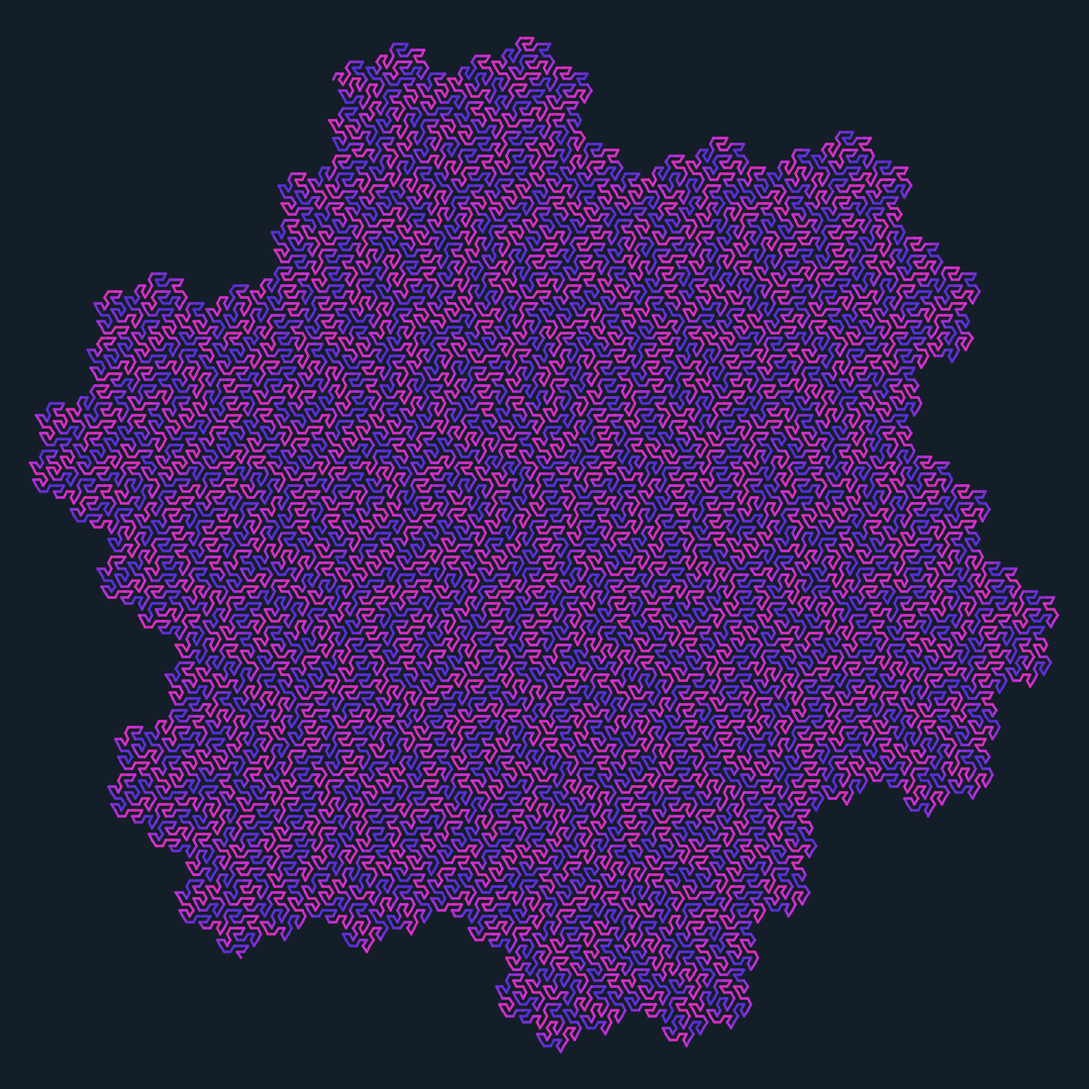
Frame 1 (no input)
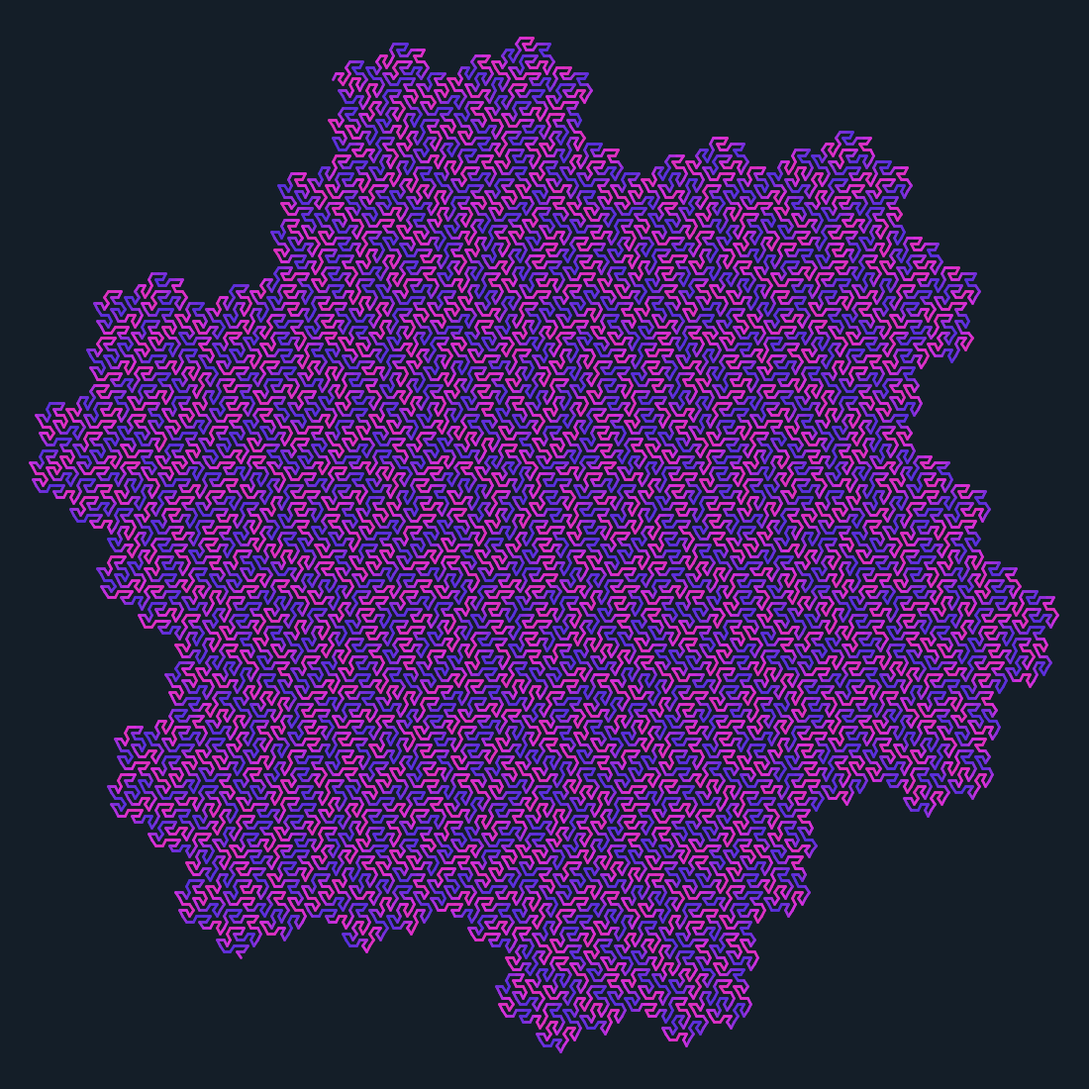
Frame 2 (the mouse pressed at the canvas centre, redrawn once)

The Processing sketch that drew these frames (run headless with seeded random() and noise(); the mouse was pressed at the canvas centre and the sketch redrawn once):

// Processing sketch: day08
// ── day08.pde
char[] instructions;

String ruleA = "A+BF++BF-FA--FAFA-BF+";
String ruleB = "-FA+BFBF++BF+FA--FA-B";

int n = 5;

void setup() {
	size(1100, 1100);
	background(20, 30, 40);
	noLoop();
	strokeWeight(3);
	char[] axiom = new char[]{'B'};
	instructions = generateInstructions(axiom, n);
	colorMode(HSB);
}

char[] generateInstructions(char[] instructions, int depth) {
	if (depth == 0)
		return instructions;

	char[] result = {};

	for (char c : instructions)
		switch(c) {
		case 'A':
			result = concat(result, ruleA.toCharArray());
			break;
		case 'B':
			result = concat(result, ruleB.toCharArray());
			break;
		default:
			result = append(result, c);
		}

	return generateInstructions(result, depth - 1);
}

void draw() {
	scale(0.8);
	translate(420, 100);
	for (int i =0; i < instructions.length; i++) {
		stroke( 20 * sin((i * 6617.0) / instructions.length) + 200, 200, 220);
		switch(instructions[i]) {
		case 'F':
			line(0, 0, width * pow(2, -n - 2), 0);
			translate(width * pow(2, -n - 2), 0);
			stroke(0, 0, 0);
			break;
		case '+':
			rotate(PI / 3.0);
			break;
		case '-':
			rotate(- PI/ 3.0);
			break;
		}
	}

	save("day08.png");
}
